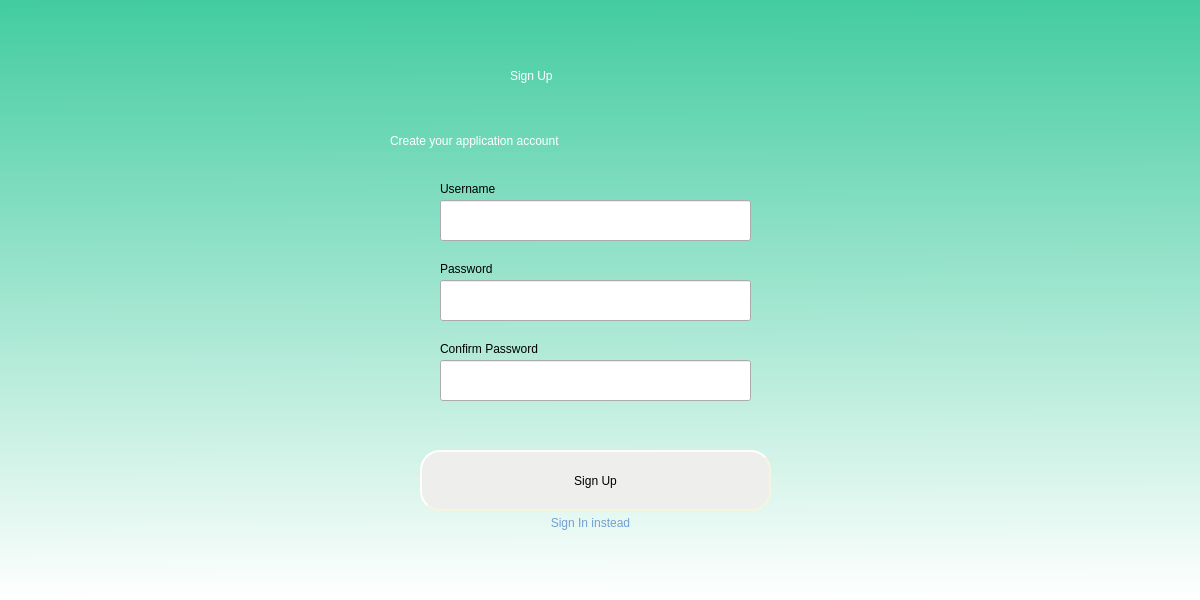
<?xml version="1.0" encoding="UTF-8"?>
<ui version="4.0">
 <class>Dialog</class>
 <widget class="QDialog" name="Dialog">
  <property name="geometry">
   <rect>
    <x>0</x>
    <y>0</y>
    <width>1200</width>
    <height>600</height>
   </rect>
  </property>
  <property name="windowTitle">
   <string>Dialog</string>
  </property>
  <widget class="QWidget" name="widget" native="true">
   <property name="geometry">
    <rect>
     <x>0</x>
     <y>0</y>
     <width>1200</width>
     <height>600</height>
    </rect>
   </property>
   <property name="styleSheet">
    <string notr="true">QWidget#widget{
background-color: qlineargradient(spread:pad, x1:0.487562, y1:0, x2:0.493, y2:1, stop:0 rgba(67, 204, 160, 255), stop:1 rgba(255, 255, 255, 255))}</string>
   </property>
   <widget class="QLabel" name="label">
    <property name="geometry">
     <rect>
      <x>510</x>
      <y>30</y>
      <width>181</width>
      <height>91</height>
     </rect>
    </property>
    <property name="styleSheet">
     <string notr="true">font: 75 italic 55pt &quot;Uroob&quot;;
color: rgb(255, 255, 255);</string>
    </property>
    <property name="text">
     <string>Sign Up</string>
    </property>
   </widget>
   <widget class="QLabel" name="label_2">
    <property name="geometry">
     <rect>
      <x>390</x>
      <y>120</y>
      <width>421</width>
      <height>41</height>
     </rect>
    </property>
    <property name="styleSheet">
     <string notr="true">font: 75 italic 20pt &quot;Ubuntu Mono&quot;;
color: rgb(255, 255, 255);</string>
    </property>
    <property name="text">
     <string>Create your application account</string>
    </property>
   </widget>
   <widget class="QPushButton" name="signup_button">
    <property name="geometry">
     <rect>
      <x>420</x>
      <y>450</y>
      <width>351</width>
      <height>61</height>
     </rect>
    </property>
    <property name="autoFillBackground">
     <bool>false</bool>
    </property>
    <property name="styleSheet">
     <string notr="true">QPushButton#signup_button {
	background-color: rgb(238, 238, 236);
    border-style: outset;
    border-width: 2px;
    border-radius: 20px;
    border-color: beige;
    font: 75 italic 18pt &quot;Ubuntu Condensed&quot;;
    min-width: 10em;
    padding: 6px;
}
QPushButton#signup_button:pressed {
    background-color: rgb(200, 200, 200);
    border-style: inset;
}


</string>
    </property>
    <property name="text">
     <string>Sign Up</string>
    </property>
   </widget>
   <widget class="QLineEdit" name="username_field">
    <property name="geometry">
     <rect>
      <x>440</x>
      <y>200</y>
      <width>311</width>
      <height>41</height>
     </rect>
    </property>
    <property name="styleSheet">
     <string notr="true">font: 14pt &quot;Ubuntu&quot;;
</string>
    </property>
    <property name="text">
     <string/>
    </property>
   </widget>
   <widget class="QLineEdit" name="password_field">
    <property name="geometry">
     <rect>
      <x>440</x>
      <y>280</y>
      <width>311</width>
      <height>41</height>
     </rect>
    </property>
    <property name="styleSheet">
     <string notr="true">font: 14pt &quot;Ubuntu&quot;;</string>
    </property>
   </widget>
   <widget class="QLabel" name="label_3">
    <property name="geometry">
     <rect>
      <x>440</x>
      <y>180</y>
      <width>81</width>
      <height>17</height>
     </rect>
    </property>
    <property name="text">
     <string>Username</string>
    </property>
   </widget>
   <widget class="QLabel" name="label_4">
    <property name="geometry">
     <rect>
      <x>440</x>
      <y>260</y>
      <width>67</width>
      <height>17</height>
     </rect>
    </property>
    <property name="text">
     <string>Password</string>
    </property>
   </widget>
   <widget class="QLabel" name="error">
    <property name="geometry">
     <rect>
      <x>440</x>
      <y>420</y>
      <width>311</width>
      <height>21</height>
     </rect>
    </property>
    <property name="styleSheet">
     <string notr="true">color:rgb(204, 0, 0)</string>
    </property>
    <property name="text">
     <string/>
    </property>
    <property name="alignment">
     <set>Qt::AlignCenter</set>
    </property>
   </widget>
   <widget class="QLineEdit" name="confirmpassword_field">
    <property name="geometry">
     <rect>
      <x>440</x>
      <y>360</y>
      <width>311</width>
      <height>41</height>
     </rect>
    </property>
    <property name="styleSheet">
     <string notr="true">font: 14pt &quot;Ubuntu&quot;;</string>
    </property>
   </widget>
   <widget class="QLabel" name="label_5">
    <property name="geometry">
     <rect>
      <x>440</x>
      <y>340</y>
      <width>131</width>
      <height>17</height>
     </rect>
    </property>
    <property name="text">
     <string>Confirm Password</string>
    </property>
   </widget>
   <widget class="QPushButton" name="login_button">
    <property name="geometry">
     <rect>
      <x>540</x>
      <y>510</y>
      <width>101</width>
      <height>25</height>
     </rect>
    </property>
    <property name="styleSheet">
     <string notr="true">border-color: rgb(238, 238, 236);
border-radius:20px;
color: rgb(114, 159, 207);
</string>
    </property>
    <property name="text">
     <string>Sign In instead</string>
    </property>
   </widget>
  </widget>
 </widget>
 <resources/>
 <connections/>
</ui>
